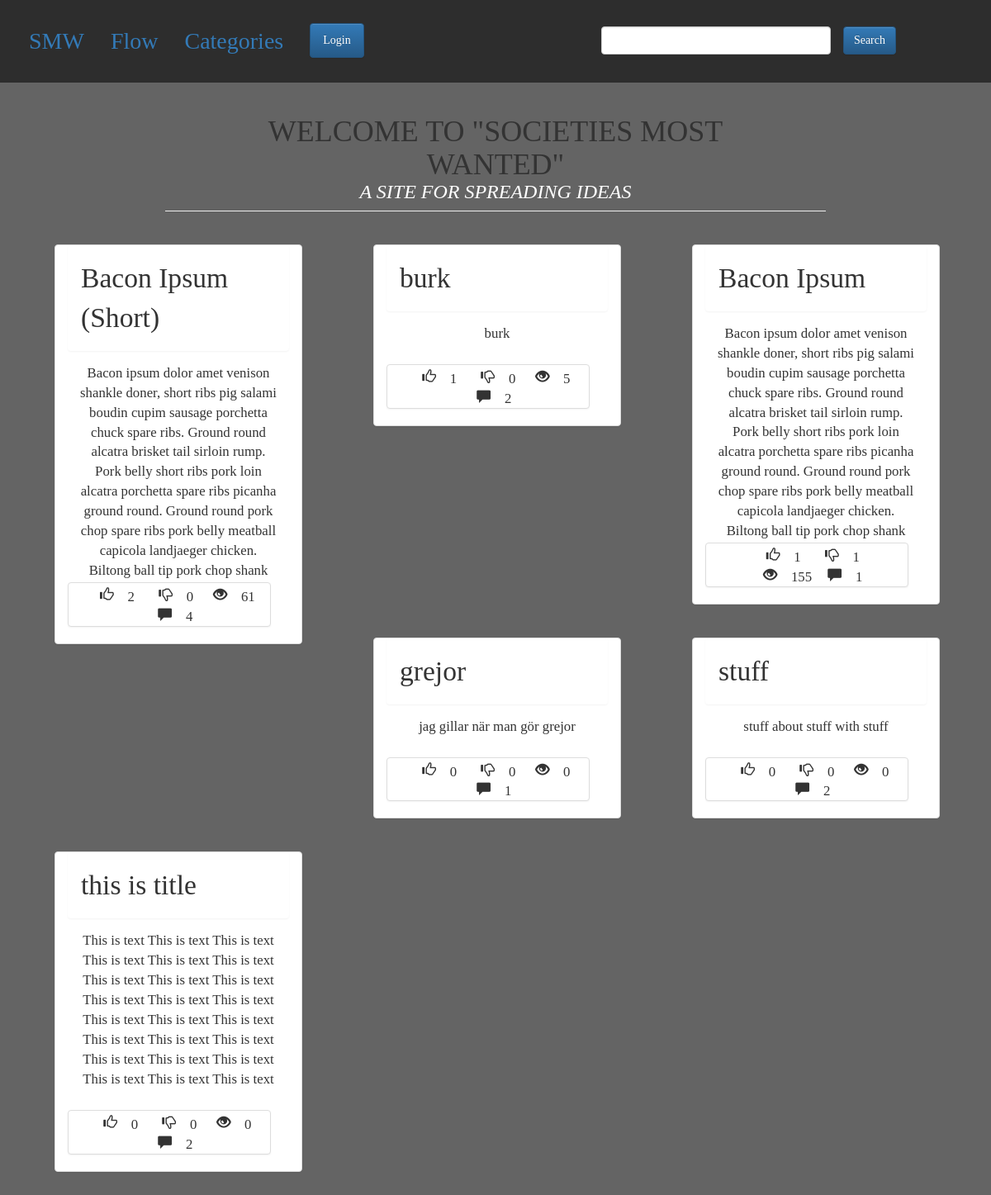
The page / on the database its author committed.
### smw/models.py (models this page shows, shortened)
class Post(models.Model):
    User = models.ForeignKey(authUser, on_delete=models.CASCADE)
    Category = models.ForeignKey(Category, on_delete=models.CASCADE)
    Title = models.CharField(max_length=200)
    Idea = models.TextField(unique=True)
    Tags = models.CharField(max_length=200, blank=True, null=True)
    Views = models.IntegerField(default=0)
    Wants = models.ManyToManyField(authUser, related_name="Wants")
    Shlts = models.ManyToManyField(authUser, related_name="Shlts")
    Post_Date = models.DateTimeField(default=datetime.now)
    def comment_count(self):
         return self.comment_set.count()
    def Want_count(self):
        return self.Wants.all().count()
    def Shlt_count(self):
        return self.Shlts.all().count()
    def Rating_value(self):
        return self.Want_count()-self.Shlt_count()

### smw/views.py (the view)
# urls.py: url(r'^$', views.IndexView.as_view(), name='index'),#homepage/preview
class IndexView(generic.ListView):
    template_name = "smw/index.html"
    def get_queryset(self):
        lst = list(Post.objects.all())
        lst = sorted(lst, key=lambda x: x.Rating_value(), reverse=True)
        return lst[:6]

### smw/templates/smw/index.html
{% extends 'smw/base.html' %}
{% block body %}
<head>
    <link rel="stylesheet" type="text/css" href="../../static/smw/style.css">
</head>
<div class="page-header col-md-8 col-md-offset-2">
    <h1>WELCOME TO "SOCIETIES MOST WANTED"</h1>
    <h2>A SITE FOR SPREADING IDEAS</h2>
</div>
{% include 'smw/idea_list.html'%}
{% endblock%}

### smw/templates/smw/base.html (shortened to what this page needs)
<!DOCTYPE html>
<html>
    <head>
        {% load staticfiles %}
        <link rel="stylesheet" href="https://maxcdn.bootstrapcdn.com/bootstrap/3.3.7/css/bootstrap.min.css">
        <link rel="stylesheet" href="https://maxcdn.bootstrapcdn.com/bootstrap/3.3.7/css/bootstrap-theme.min.css">
        <link rel="stylesheet" type="text/css" href="{% static 'smw/style.css' %}"/>
    </head>
    <body>
        <ul class="nav nav-pills">
            <li role="presentation"><a href="{% url 'smw:index' %}">SMW</a></li>
            <li role="presentation"><a href="{% url 'smw:flow' %}">Flow</a></li>
            <li role="presentation"><a href="{% url 'smw:categories' %}">Categories</a></li>
            {% if request.user.is_authenticated %}
            <li><a href="{% url 'smw:create' %}">Create</a></li>
            <li><a href="{% url 'attest:detail' request.user.pk %}">@ME</a></li>
            <li class="logout-box">{% include 'attest/logout_form.html' %}</li>
            {%else%}
            <li><a class="btn btn-mini btn-login btn-primary" href="{% url 'attest:lgn'%}">Login</a>
            </li>
            {%endif%}
            <form class="col-lg-4 col-md-2 col-sm-2 col-xs-4 search" role="search" method="post" action="{% url 'smw:search' %}">
                <input type="text" name="q" class="form-control search-field">
                <button type="submit" name="button" class="btn btn-mini btn-primary">Search</button>
            </form>
        </ul>
        {% block body %}
        {% endblock %}
    </body>
</html>

### smw/templates/smw/idea_list.html
{% for idea in object_list %}
<div class="panel panel-default col-lg-3 col-md-5 col-sm-11 col-xs-11 panelCust">
    <p class="panel panel-title postTitle"><a href="{% url 'smw:post' idea.pk %}">{{idea.Title}}</a></p>
    <div class="panel-body">
        <p>{{idea.Idea}}</p>
    </div>
    <center>
        <div class="panel panel-default col-md-11">
            <p class="glyphicon glyphicon-thumbs-up glyphicon-danger"> {{idea.Want_count}}</p>
            <p class="glyphicon glyphicon-thumbs-down"> {{idea.Shlt_count}}</p>
            <p class="glyphicon glyphicon-eye-open"> {{idea.Views}}</p>
            <p class="glyphicon glyphicon-comment"> {{idea.comment_count}}</p>
        </div>
    </center>
</div>
{% endfor %}

### smw/static/smw/style.css (style rules this page uses)
html { position: relative; min-height: 100%; }
* { padding: 0px; margin: 0px; box-sizing: border-box; font-family: "Lucida Console", serif; font-weight: 100; }
body { background-color: rgb(100, 100, 100); padding-bottom: 100px; }
.nav { background-color: rgb(45, 45, 45); font-size: 2em; padding: 20px; }
h1 { max-width: 75%; text-align: center; margin: auto; font-size: 6vw; }
h2 { color: white; font-style: italic; text-align: center; margin: auto; font-size: 5vw; }
.glyphicon { margin: 0px 0px 0px 15px; }
.btn { margin: 0px 0px 0px 15px; }
.btn-login { position: absolute; top: 8px; }
form { display: flex; position: absolute; max-width: 475px; }
.panelCust { margin: 20px 20px 20px 5.5%; font-size: 1.2em; }
.page-header { min-width: 600px; }
.panel-title { padding: 15px; }
.panel-body { overflow: hidden; word-break: keep-all; text-align: center; max-height: 280px; }
.postTitle { font-size: 2em; }
.glyphicon-thumbs-up { padding: 5px; border-radius: 15px; }
.glyphicon-thumbs-down { padding: 5px; border-radius: 15px; }
.search { padding-top: 12px; float: right; margin-right: 80px; }
@media screen and (min-width: 700px) { h1 { font-size: 4vw; } }
@media screen and (min-width: 700px) { h2 { font-size: 3vw; } }
@media screen and (min-width: 900px) { h1 { font-size: 3vw; } }
@media screen and (min-width: 900px) { h2 { font-size: 2vw; } }

### rows shown on the page
Post: Title "Bacon Ipsum (Short)", Idea "Bacon ipsum dolor amet venison shankle doner, short ribs pig salami boudin cupim sausage porchetta chuck spare ribs. Ground round alcatra brisket tail sirloin rump. Pork belly short ribs pork loin alcatra porchetta spare ribs picanha ground round. Ground round pork chop spare ribs pork belly meatball capicola landjaeger chicken. Biltong ball tip pork chop shank…", Want_count "2", Shlt_count "0", Views "61", comment_count "4"
Post: Title "burk", Idea "burk", Want_count "1", Shlt_count "0", Views "5", comment_count "2"
Post: Title "Bacon Ipsum", Idea "Bacon ipsum dolor amet venison shankle doner, short ribs pig salami boudin cupim sausage porchetta chuck spare ribs. Ground round alcatra brisket tail sirloin rump. Pork belly short ribs pork loin alcatra porchetta spare ribs picanha ground round. Ground round pork chop spare ribs pork belly meatball capicola landjaeger chicken. Biltong ball tip pork chop shank…", Want_count "1", Shlt_count "1", Views "155", comment_count "1"
Post: Title "grejor", Idea "jag gillar när man gör grejor", Want_count "0", Shlt_count "0", Views "0", comment_count "1"
Post: Title "stuff", Idea "stuff about stuff with stuff", Want_count "0", Shlt_count "0", Views "0", comment_count "2"
Post: Title "this is title", Idea "This is text This is text This is text This is text This is text This is text This is text This is text This is text This is text This is text This is text This is text This is text This is text This is text This is text This is text This is text This is text This is text This is text This is text This is text", Want_count "0", Shlt_count "0", Views "0", comment_count "2"
